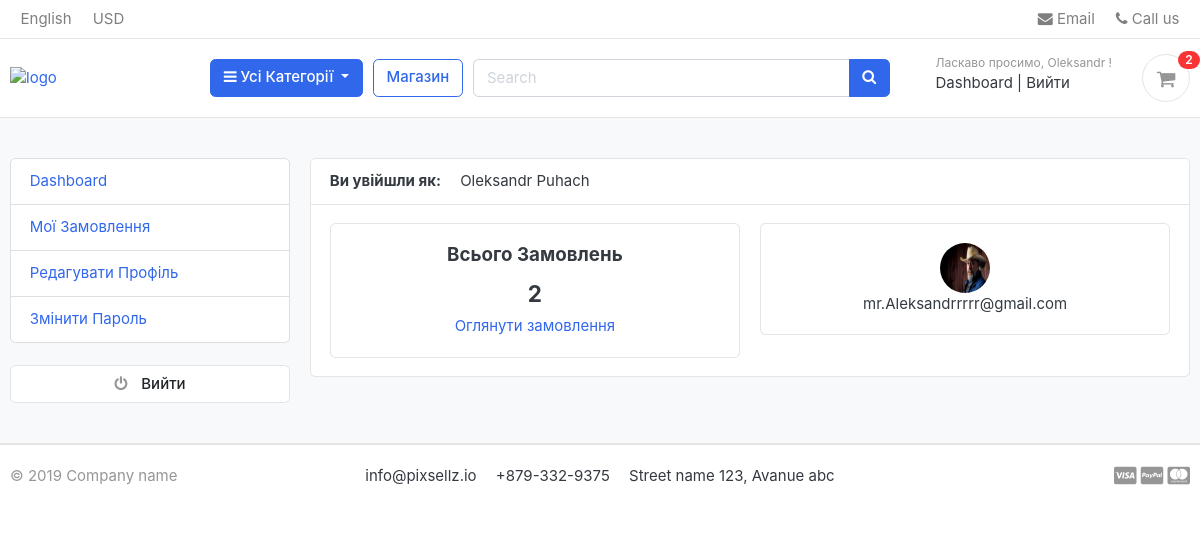
Screenshot of /accounts/dashboard/ (signed in) with the database file from the repository.
### accounts/models.py (models this page shows, shortened)
class Account(AbstractBaseUser):
    first_name = models.CharField(max_length=50)
    last_name = models.CharField(max_length=50)
    username = models.CharField(max_length=50, unique=True)
    email = models.EmailField(max_length=100, unique=True)
    phone_number = models.CharField(max_length=50)
    date_joined = models.DateTimeField(auto_now_add=True)
    last_login = models.DateTimeField(auto_now=True)
    is_admin = models.BooleanField(default=False)
    is_staff = models.BooleanField(default=False)
    is_active = models.BooleanField(default=False)
    is_superadmin = models.BooleanField(default=False)
    USERNAME_FIELD = 'email'
    REQUIRED_FIELDS = ["username", "first_name", "last_name"]
    objects = MyAccountManager()
    def full_name(self):
        return f"{self.first_name} {self.last_name}"

class UserProfile(models.Model):
    user = models.OneToOneField(Account, on_delete=models.CASCADE)
    address_line_1 = models.CharField(blank=True, max_length=100)
    address_line_2 = models.CharField(blank=True, max_length=100)
    profile_picture = models.ImageField(upload_to='userprofile', blank=True)
    city = models.CharField(blank=True, max_length=30)
    state = models.CharField(blank=True, max_length=30)
    country = models.CharField(blank=True, max_length=20)

### accounts/views.py (the view)
# urls.py: path('dashboard/', views.dashboard, name="dashboard"),
@login_required(login_url='login')
def dashboard(request):
    orders = Order.objects.order_by('-created_at').filter(user_id=request.user.id, is_ordered=True)
    orders_count = orders.count()
    userprofile = UserProfile.objects.get(user_id=request.user.id)
    context = {
        "orders_count": orders_count,
        "userprofile": userprofile,
    }
    return render(request, 'accounts/dashboard.html', context)

### carts/context_processors.py (called while the page is built)
def counter(request):
    cart_count = 0
    if "admin" in request.path:
        return {}
    else:
        try:
            cart = Cart.objects.filter(cart_id=_cart_id(request))
            if request.user.is_authenticated:
                cart_items = CartItem.objects.all().filter(user=request.user)
            else:
                cart_items = CartItem.objects.all().filter(cart=cart[:1])
            for cart_item in cart_items:
                cart_count += cart_item.quantity
        except Cart.DoesNotExist:
            cart_count = 0
    return dict(cart_count=cart_count)

### carts/views.py (called while the page is built)
def _cart_id(request):
    cart = request.session.session_key
    if not cart:
        cart = request.session.create()
    return cart

### category/context_processors.py (called while the page is built)
def menu_links(request):
    links = Category.objects.all()
    return dict(links=links)

### category/models.py (called while the page is built)
    def get_url(self):
        return reverse("products_by_category", args=[self.slug])

### templates/accounts/dashboard.html (shortened to what this page needs)
{% extends 'base.html' %}
{% block content %}
<section class="section-conten padding-y bg">
  <div class="container">
    <div class="row">
    {% include 'includes/dashboard_sidebar.html' %}
    <main class="col-md-9">
      <article class="card">
      <header class="card-header">
        <strong class="d-inline-block mr-3">Ви увійшли як:</strong>
        <span>{{ user.full_name }}</span>
      </header>
      <div class="card-body">
        <div class="row">
         <div class="col-md-6">
          <div class="card" style="text-align: center;">
            <div class="card-body">
              <h5 class="card-title">Всього Замовлень</h5>
              <h4>{{ orders_count }}</h4>
              <a href="{% url 'my_orders' %}">Оглянути замовлення</a>
            </div>
          </div>
         </div>
         <div class="col-md-6">
          <div class="card" style="text-align: center;">
            <div class="card-body">
              <img src="{{ userprofile.profile_picture.url }}" alt="User Profile Picture" width="50" height="50" style="border-radius: 50%;">
              <p class="mb-0">{{ user.email }}</p>
            </div>
          </div>
         </div>
        </div>
      </div>
      </article>
    </main>
  </div>
  </div>
  </section>
{% endblock %}

### templates/includes/navbar.html (shortened to what this page needs)
{% load static %}
<header class="section-header">
  <nav class="navbar p-md-0 navbar-expand-sm navbar-light border-bottom">
  <div class="container">
    <div class="collapse navbar-collapse" id="navbarTop4">
      <ul class="navbar-nav mr-auto">
        <li class="nav-item dropdown">
         <a href="#" class="nav-link">   English </a>
      </li>
      <li class="nav-item dropdown">
        <a href="#" class="nav-link"> USD </a>
      </li>
      </ul>
      <ul class="navbar-nav">
      <li><a href="#" class="nav-link"> <i class="fa fa-envelope"></i> Email </a></li>
      <li><a href="#" class="nav-link"> <i class="fa fa-phone"></i> Call us </a></li>
    </ul>
    </div>
  </div>
  </nav>
  <section class="header-main border-bottom">
    <div class="container">
  <div class="row align-items-center">
    <div class="col-lg-2 col-md-3 col-6">
      <a href="{% url 'home' %}" class="brand-wrap">
        <img class="logo" src="{% static 'images/logo-white.png' %}" style="width: 180px;" alt="logo">
      </a>
    </div>
    <div class="col-lg col-sm col-md col-6 flex-grow-0">
      <div class="category-wrap dropdown d-inline-block float-right">
        <button type="button" class="btn btn-primary dropdown-toggle" data-toggle="dropdown">
          <i class="fa fa-bars"></i> Усі Категорії
        </button>
      </div>
    </div>
    <a href="{% url 'store' %}" class="btn btn-outline-primary">Магазин</a>
    <div class="col-lg  col-md-6 col-sm-12 col">
      <form action="{% url 'search' %}" class="search" method="GET">
        <div class="input-group w-100">
            <input type="text" class="form-control" style="width:60%;" placeholder="Search" name="keyword">
            <div class="input-group-append">
              <button class="btn btn-primary" type="submit">
                <i class="fa fa-search"></i>
              </button>
            </div>
          </div>
      </form>
    </div>
    <div class="col-lg-3 col-sm-6 col-8 order-2 order-lg-3">
          <div class="d-flex justify-content-end mb-3 mb-lg-0">
            {% if user.id is None %}
            <div class="widget-header">
              <small class="title text-muted">Ласкаво просимо, гість!</small>
              <div>
                <a href="{% url 'login' %}">Увійти</a> <span class="dark-transp"> | </span>
                <a href="{% url 'register' %}"> Зареєструватися</a>
              </div>
            </div>
            {% else %}
            <div class="widget-header">
              <small class="title text-muted">Ласкаво просимо, {{user.first_name}} !</small>
              <div>
                <a href="{% url 'dashboard' %}">Dashboard</a> <span class="dark-transp"> | </span>
                <a href="{% url 'logout' %}"> Вийти</a>
              </div>
            </div>
            {% endif %}
            <a href="{% url 'cart' %}" class="widget-header pl-3 ml-3">
              <div class="icon icon-sm rounded-circle border"><i class="fa fa-shopping-cart"></i></div>
              <span class="badge badge-pill badge-danger notify">{{ cart_count }}</span>
            </a>
          </div>
        </div>
  </div>
    </div>
  </section>
  </header>

### static/css/ui.css (style rules this page uses)
html { font-family: "Inter", sans-serif; font-size: 15px; }
.icon-xs, .icon-sm, .icon-md, .icon-lg { display: inline-block; text-align: center; flex-shrink: 0; flex-grow: 0; }
.icon-sm { width: 48px; height: 48px; line-height: 48px !important; font-size: 20px; }
.padding-y { padding-top: 40px; padding-bottom: 40px; }
article:after, .form-group:after { display: block; clear: both; content: ""; }
.bg { background-color: #f8f9fa; }
.header-main { position: relative; padding-top: 1rem; padding-bottom: 1rem; }
.brand-wrap .logo, .navbar-brand .logo { margin-right: 7px; max-height: 42px; display: inline-block; }
.widget-header { display: inline-block; vertical-align: middle; position: relative; }
.widget-header a { color: #343a40; }
.widget-header i { color: #969696; }
.widget-header .title { display: block; }
.widget-header .notify { position: absolute; top: -3px; right: -10px; }
.notify { position: absolute; top: -4px; right: -10px; display: inline-block; padding: 0.25em 0.6em; font-size: 12px; line-height: 1; text-align: center; border-radius: 3rem; color: #fff; background-color: #fa3434; }

### rows the page displays
Account: first_name "Oleksandr", full_name "Oleksandr Puhach", email "mr.Aleksandrrrrr@gmail.com"
UserProfile: profile_picture (picture)

### other values shown
{{ cart_count }} "2"
{{ orders_count }} "2"
